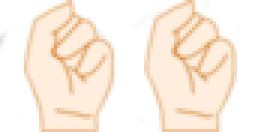
#> input picture data/effect/x2/ImgEffect_1001.png, 88 x 44 px (shown 3 times larger)
$ python -i aura_merge.py   (imports and definitions only)
#> lines starting #> are read from the running program, lines starting #| are printed output that depends on the picture
#> further down, picture is the input picture: PIL image 88x44 RGBA; mean R, G, B, A 160.1, 131.9, 107.6, 126.1
"""Gộp 2 lớp aura (_0 sau lưng, _1 trước mặt) thành 1 lớp để nút "Hào quang đặc biệt" của client bật là hiện, tắt là ẩn.

Client 2.4.x: ô "[x] Hào quang đặc biệt" chỉ vẽ lớp _0 của nhân vật mình, ô "[ ]" chỉ vẽ lớp _1 -> aura chỉ có lớp _1
(phần lớn aura thẻ radar) hiện khi TẮT, ẩn khi BẬT. Ảnh gộp lưu thành aura_<id+1000>_0 (đủ cả 2 lớp) và aura_<id+1000>_1
(ảnh trống 1x1); server gửi id + 1000 (Player.getAura) nên client tải ảnh mới, không vướng ảnh cũ đã lưu trong máy.

Chạy: python3 -I tools/aura_merge.py data/img_by_name  (in ra "tên n_frame" cho bảng img_by_name)
"""
import os
import sys

from PIL import Image

OFFSET = 1000
# số khung đoán sai (khung chạm mép nhau), đã xem tận mắt
OVERRIDE = {'aura_10_0': 4, 'aura_15_0': 4}


def frames_of(img, n):
    fh = img.height // n
    return [img.crop((0, i * fh, img.width, (i + 1) * fh)) for i in range(n)]


def guess_n(img):
    """Đoán số khung của dải ảnh dọc.

    Ưu tiên: số khung lớn nhất mà ranh giới các khung là hàng trong suốt và các khung liền nhau giống nhau;
    không có thì lấy số khung lớn nhất có độ giống gần tốt nhất (khung chia sai bị lệch nên khác hẳn nhau).
    """
    a = img.convert('RGBA').split()[3]
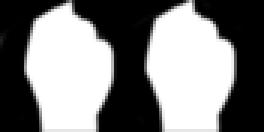
#> a: PIL image 88x44 L (shown 3 times larger); min 0, max 255, mean 126.1
    rows = [sum(a.crop((0, y, a.width, y + 1)).tobytes()) for y in range(img.height)]
#> rows = 44 values, max 15069 at index 22, min 800 at index 0, mean 11099
    avg = sum(rows) / len(rows) or 1
#> avg = 11099
    cand = {}
    for n in range(2, 33):
        fh = img.height // n
        if fh < img.width * 0.4 or fh > img.width * 3:
            continue
        fr = [list(a.crop((0, i * fh, a.width, (i + 1) * fh)).tobytes()) for i in range(n)]
        tot = sum(sum(f) for f in fr) / n
        if tot <= 0:
            continue
        diff = sum(sum(abs(x - y) for x, y in zip(fr[i], fr[i + 1])) for i in range(n - 1)) / (n - 1) / tot
        edge = sum(rows[min(img.height - 1, k * fh + o)] for k in range(1, n) for o in (-1, 0, 1)) / (3 * (n - 1)) / avg
        cand[n] = (diff, edge)
#> after the loop, cand = 0 items
    if not cand:
        return 4 if img.height % 4 == 0 else 1
    clean = [n for n, (d, e) in cand.items() if e <= 0.05 and d <= 1.0]
    if clean:
        return max(clean)
    best = min(d for d, e in cand.values())
    return max(n for n, (d, e) in cand.items() if d <= best * 1.2)


# [41 lines left out: functions load, merge, not called in this run]


# [11 lines not run here, left out]

>>> from PIL import Image
>>> picture = Image.open('../data/effect/x2/ImgEffect_1001.png')
>>> result = guess_n(picture)
#> result = 4

$ run again, on data/effect/x2/ImgEffect_1225.png
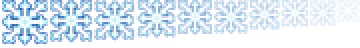
#> input picture data/effect/x2/ImgEffect_1225.png, 180 x 24 px (shown 2 times larger)
#> picture is the input picture: PIL image 180x24 RGBA; mean R, G, B, A 91.9, 118.4, 145.7, 91.1
#> in guess_n, `a = img.convert('RGBA').split()[3]`:
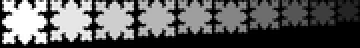
#> a: PIL image 180x24 L (shown 2 times larger); min 0, max 255, mean 91.1
#> rows = [11929, 20247, 21116, 22425, 23503, 20572, 18845, 22201, 24216, 24903, 24712, 22639, 21214, 19016, 17087, 18045, 17177, 14386, 11670, 9136, 5565, 2729, 229, 22]
#> avg = 16399.3
#> after the loop in guess_n, `for n in range(2, 33):`: cand = 0 items
#> result = 4

$ run again, on data/effect/x2/ImgEffect_1250.png
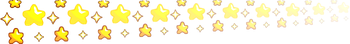
#> input picture data/effect/x2/ImgEffect_1250.png, 350 x 44 px
#> picture is the input picture: PIL image 350x44 RGBA; mean R, G, B, A 89.2, 69.3, 12.9, 45.7
#> in guess_n, `a = img.convert('RGBA').split()[3]`:
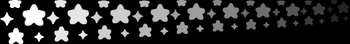
#> a: PIL image 350x44 L; min 0, max 255, mean 45.7
#> rows = 44 values, max 30444 at index 13, min 1884 at index 43, mean 16007.2
#> avg = 16007.2
#> after the loop in guess_n, `for n in range(2, 33):`: cand = 0 items
#> result = 4
